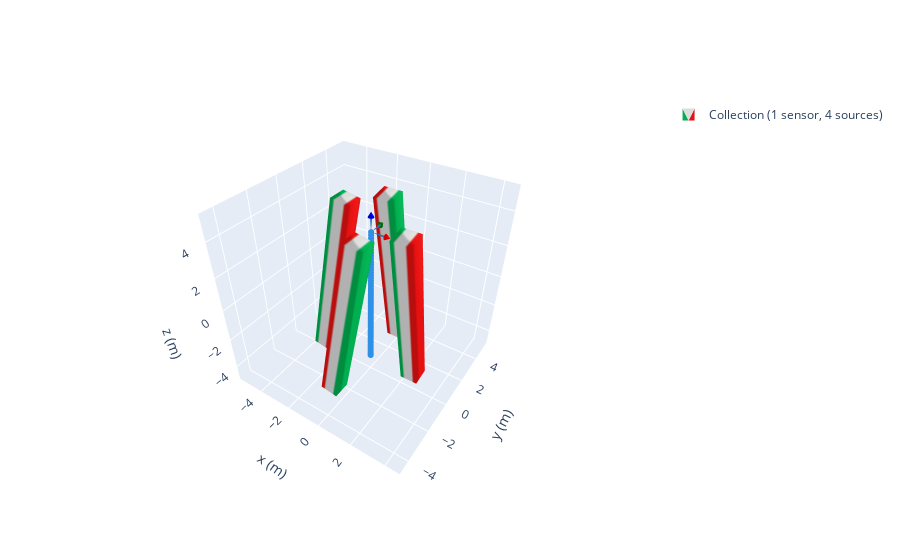

The code cell stored with this chart in its notebook:
### Code cell
import numpy as np
import magpylib as magpy

N = 4
angles = np.linspace(0, 360, N, endpoint=False)
axis = ['x','x','y','y']
halbach = magpy.Collection()

for a in range(len(angles)):
    cube = magpy.magnet.Cuboid(
        dimension=(1,1,10),
        polarization=(1,0,0),
        position=(2.3,0,0)
    )
    cube.rotate_from_angax(angles[a], 'z', anchor=0)
    cube.rotate_from_angax(angles[a], 'z')
    cube.rotate_from_angax(10, axis[a],anchor = (0,0,0))
    halbach.add(cube)
   
sens = magpy.Sensor(position=np.linspace((0,0,-4),(0,0,4)))
halbach.add(sens)
magpy.show(halbach)
